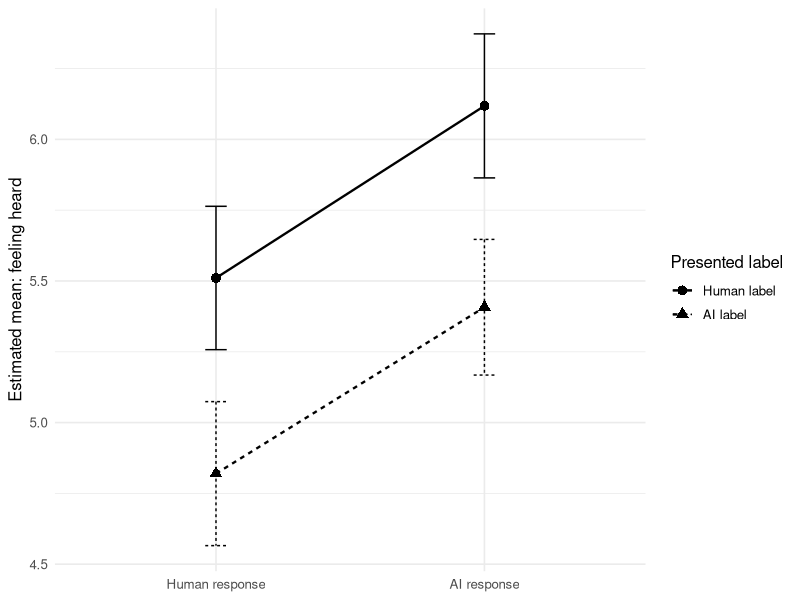
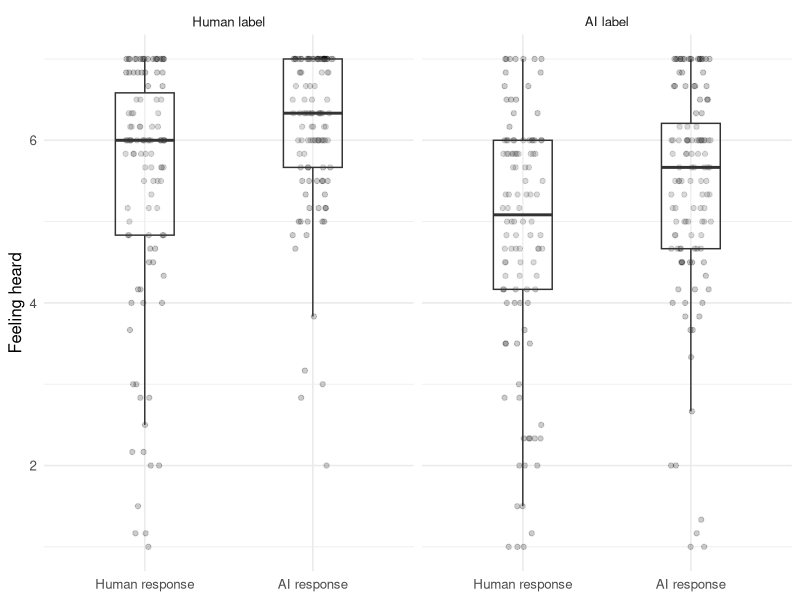
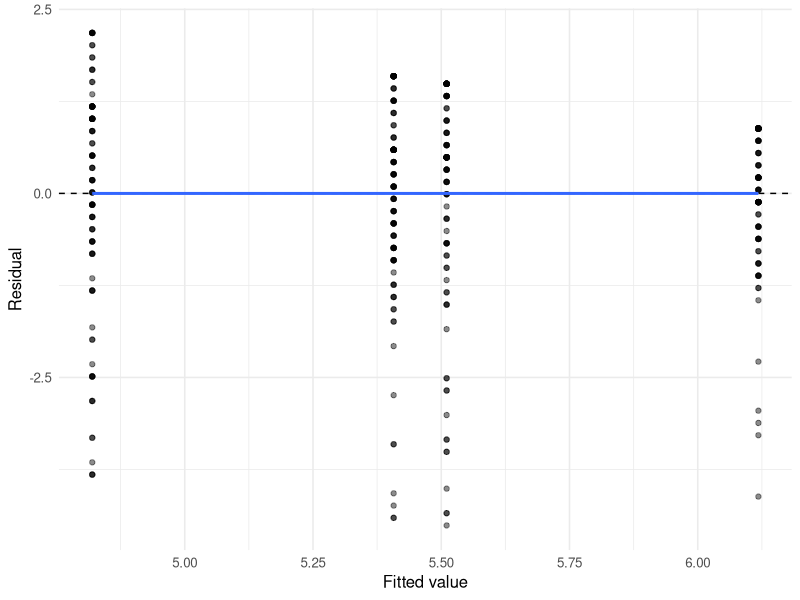
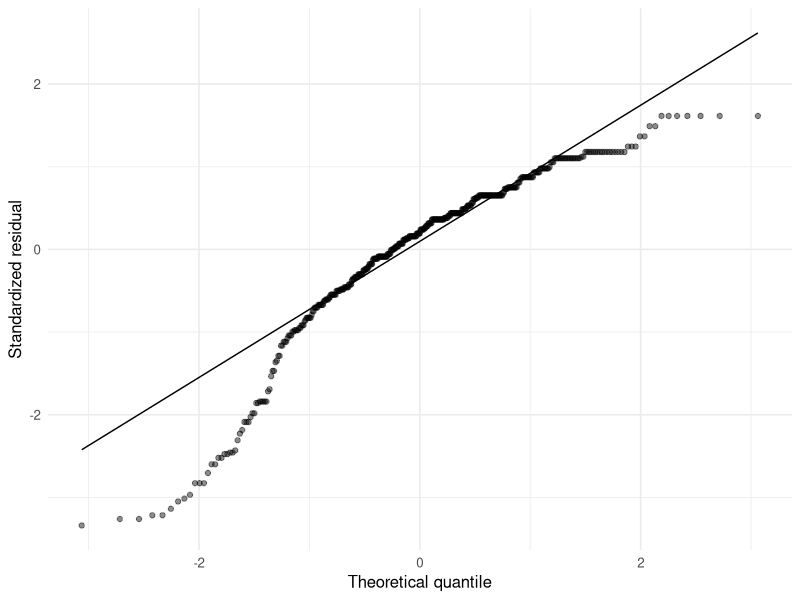
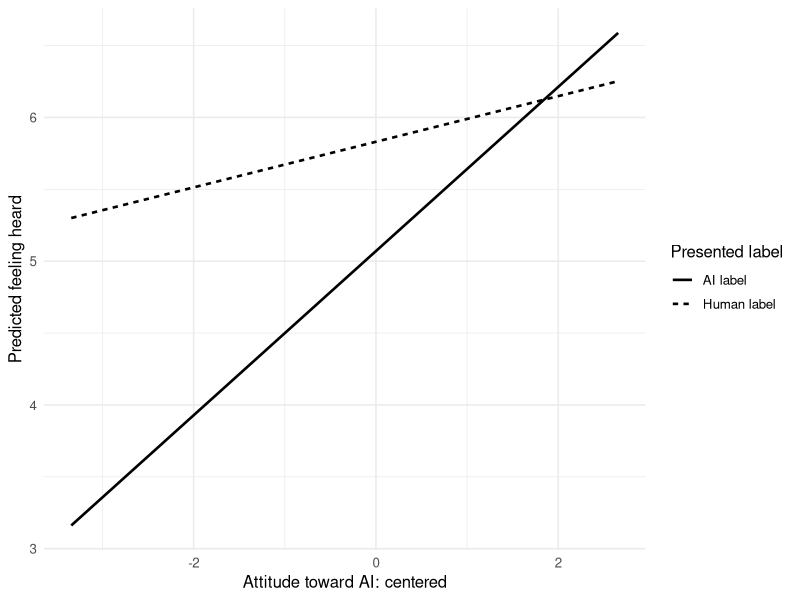

Generate these figures, in order, with R:
## ---- chunk 1
#| label: setup
#| message: false
#| warning: false

library(tidyverse)
library(broom)
library(emmeans)

theme_set(theme_minimal(base_size = 12))
## ---- chunk 2
#| label: import-data

raw <- readr::read_csv(
  "data/Being Heard by AI OSF.csv",
  show_col_types = FALSE
)

glimpse(raw)
## ---- chunk 3
required_variables <- c(
  "id", "responseR", "labelR",
  "feelheard", "accuracy", "understoodme", "connection"
)

setdiff(required_variables, names(raw))
## ---- chunk 4
analysis_data <- raw |>
  transmute(
    participant_id = as.character(id),
    response = case_when(
      str_detect(str_to_lower(as.character(responseR)), "^human") ~ "Human response",
      str_detect(str_to_lower(as.character(responseR)), "^ai") ~ "AI response",
      TRUE ~ NA_character_
    ),
    label = case_when(
      str_detect(str_to_lower(as.character(labelR)), "^human") ~ "Human label",
      str_detect(str_to_lower(as.character(labelR)), "^ai") ~ "AI label",
      TRUE ~ NA_character_
    ),
    feel_heard = as.numeric(feelheard),
    response_accuracy = as.numeric(accuracy),
    understood_me = as.numeric(understoodme),
    connection = as.numeric(connection),
    attitude_ai = as.numeric(atti_bing),
    perceived_experience = as.numeric(experience),
    perceived_agency = as.numeric(agency)
  ) |>
  mutate(
    response = factor(
      response,
      levels = c("Human response", "AI response")
    ),
    label = factor(
      label,
      levels = c("Human label", "AI label")
    )
  )

glimpse(analysis_data)
## ---- chunk 5
analysis_data |>
  summarise(
    rows = n(),
    participants = n_distinct(participant_id),
    duplicated_ids = sum(duplicated(participant_id)),
    missing_condition = sum(is.na(response) | is.na(label))
  )
## ---- chunk 6
cell_n <- analysis_data |>
  count(response, label, name = "n") |>
  complete(response, label, fill = list(n = 0))

cell_n
## ---- chunk 7
analysis_data |>
  summarise(
    across(
      c(feel_heard, response_accuracy, understood_me, connection),
      ~ sum(is.na(.x)),
      .names = "missing_{.col}"
    )
  ) |>
  pivot_longer(
    everything(),
    names_to = "outcome",
    values_to = "missing_n"
  )
## ---- chunk 8
cell_summary <- analysis_data |>
  summarise(
    n = sum(!is.na(feel_heard)),
    mean = mean(feel_heard, na.rm = TRUE),
    sd = sd(feel_heard, na.rm = TRUE),
    median = median(feel_heard, na.rm = TRUE),
    .by = c(response, label)
  )

cell_summary
## ---- chunk 9
primary_model <- lm(
  feel_heard ~ response * label,
  data = analysis_data
)

summary(primary_model)
## ---- chunk 10
primary_terms <- broom::tidy(
  primary_model,
  conf.int = TRUE
)

primary_terms
## ---- chunk 11
anova(primary_model)
## ---- chunk 12
emm_cells <- emmeans(
  primary_model,
  ~ response * label
)

emm_cells
## ---- chunk 13
response_simple_effects <- emmeans(
  primary_model,
  ~ response | label
) |>
  pairs(adjust = "holm")

response_simple_effects
## ---- chunk 14
label_simple_effects <- emmeans(
  primary_model,
  ~ label | response
) |>
  pairs(adjust = "holm")

label_simple_effects
## ---- chunk 15
#| label: fig-model-estimates
#| fig-cap: "응답 출처와 라벨에 따른 feeling heard의 모형 기반 평균과 95% 신뢰구간"
#| fig-alt: "Human 및 AI response의 추정 평균을 Human label과 AI label 조건별로 연결해 보여주는 상호작용 그래프"

emm_cells_df <- as.data.frame(emm_cells)

ggplot(
  emm_cells_df,
  aes(
    x = response,
    y = emmean,
    group = label,
    linetype = label,
    shape = label
  )
) +
  geom_line(linewidth = 0.8) +
  geom_point(size = 3) +
  geom_errorbar(
    aes(ymin = lower.CL, ymax = upper.CL),
    width = 0.08
  ) +
  labs(
    x = NULL,
    y = "Estimated mean: feeling heard",
    linetype = "Presented label",
    shape = "Presented label"
  )
## ---- chunk 16
#| label: fig-raw-distribution
#| fig-cap: "네 실험조건의 feeling heard 원자료 분포"
#| fig-alt: "응답 출처와 라벨의 네 조건에서 개별 점, 상자그림, 중앙값을 비교한 그래프"

ggplot(
  analysis_data,
  aes(x = response, y = feel_heard)
) +
  geom_jitter(
    width = 0.12,
    height = 0,
    alpha = 0.20
  ) +
  geom_boxplot(
    width = 0.35,
    outlier.shape = NA,
    alpha = 0.25
  ) +
  facet_wrap(~ label) +
  labs(
    x = NULL,
    y = "Feeling heard"
  )
## ---- chunk 17
primary_augmented <- broom::augment(primary_model)
## ---- chunk 18
#| label: fig-residual-fitted
#| fig-cap: "2×2 선형모형의 적합값과 잔차"

ggplot(
  primary_augmented,
  aes(x = .fitted, y = .resid)
) +
  geom_point(alpha = 0.45) +
  geom_hline(yintercept = 0, linetype = "dashed") +
  geom_smooth(se = FALSE) +
  labs(x = "Fitted value", y = "Residual")
## ---- chunk 19
#| label: fig-residual-qq
#| fig-cap: "2×2 선형모형 잔차의 Q-Q plot"

ggplot(primary_augmented, aes(sample = .std.resid)) +
  stat_qq(alpha = 0.45) +
  stat_qq_line() +
  labs(x = "Theoretical quantile", y = "Standardized residual")
## ---- chunk 20
outcomes <- c(
  "feel_heard",
  "response_accuracy",
  "understood_me",
  "connection"
)
## ---- chunk 21
fit_factorial_outcome <- function(outcome, data) {
  model_formula <- reformulate(
    termlabels = "response * label",
    response = outcome
  )

  lm(model_formula, data = data) |>
    broom::tidy(conf.int = TRUE) |>
    mutate(outcome = outcome, .before = 1)
}

outcome_results <- map_dfr(
  outcomes,
  fit_factorial_outcome,
  data = analysis_data
) |>
  filter(term != "(Intercept)") |>
  mutate(
    p_holm = p.adjust(p.value, method = "holm")
  )

outcome_results
## ---- chunk 22
moderation_data <- analysis_data |>
  mutate(
    attitude_ai_c = attitude_ai - mean(attitude_ai, na.rm = TRUE)
  )

moderation_model <- lm(
  feel_heard ~ label * attitude_ai_c,
  data = moderation_data
)

broom::tidy(
  moderation_model,
  conf.int = TRUE
)
## ---- chunk 23
 # Representative moderator values: mean ± 1 SD
attitude_sd <- sd(
  moderation_data$attitude_ai_c,
  na.rm = TRUE
)

attitude_values <- c(
  low = -attitude_sd,
  average = 0,
  high = attitude_sd
)

# Conditional label effects
moderation_emm <- emmeans(
  moderation_model,
  specs = ~ label | attitude_ai_c,
  at = list(
    attitude_ai_c = unname(attitude_values)
  )
)

moderation_emm

# Combine the three conditional contrasts into one adjustment family
label_contrasts <- moderation_emm |>
  pairs(adjust = "none") |>
  update(by = NULL)

summary(
  label_contrasts,
  adjust = "holm"
)

# Difference between the two attitude slopes
moderation_trends <- emtrends(
  moderation_model,
  specs = ~ label,
  var = "attitude_ai_c"
)

pairs(moderation_trends)
## ---- chunk 24
moderation_grid <- crossing(
  label = levels(moderation_data$label),
  attitude_ai_c = seq(
    min(moderation_data$attitude_ai_c, na.rm = TRUE),
    max(moderation_data$attitude_ai_c, na.rm = TRUE),
    length.out = 80
  )
) |>
  mutate(
    predicted = predict(
      moderation_model,
      newdata = pick(everything())
    )
  )

#| label: fig-moderation
#| fig-cap: "AI 태도에 따른 라벨의 조건부 예측값"

ggplot(
  moderation_grid,
  aes(
    x = attitude_ai_c,
    y = predicted,
    linetype = label
  )
) +
  geom_line(linewidth = 0.9) +
  labs(
    x = "Attitude toward AI: centered",
    y = "Predicted feeling heard",
    linetype = "Presented label"
  )
## ---- chunk 25
followup_raw <- readr::read_csv(
  "data/Followup Study OSF.csv",
  show_col_types = FALSE
)

followup <- followup_raw |>
  mutate(
    participant_id = as.character(OriginalDiscloserID)
  )
## ---- chunk 26
followup |>
  summarise(
    rows = n(),
    participants = n_distinct(participant_id),
    duplicate_ids = sum(duplicated(participant_id))
  )
## ---- chunk 27
analysis_data |>
  distinct(participant_id) |>
  anti_join(
    followup |>
      distinct(participant_id),
    by = "participant_id"
  )
## ---- chunk 28
followup |>
  distinct(participant_id) |>
  anti_join(
    analysis_data |>
      distinct(participant_id),
    by = "participant_id"
  )
## ---- chunk 29
joined_data <- analysis_data |>
  left_join(
    followup,
    by = "participant_id",
    relationship = "one-to-one"
  )

nrow(analysis_data)
nrow(joined_data)
